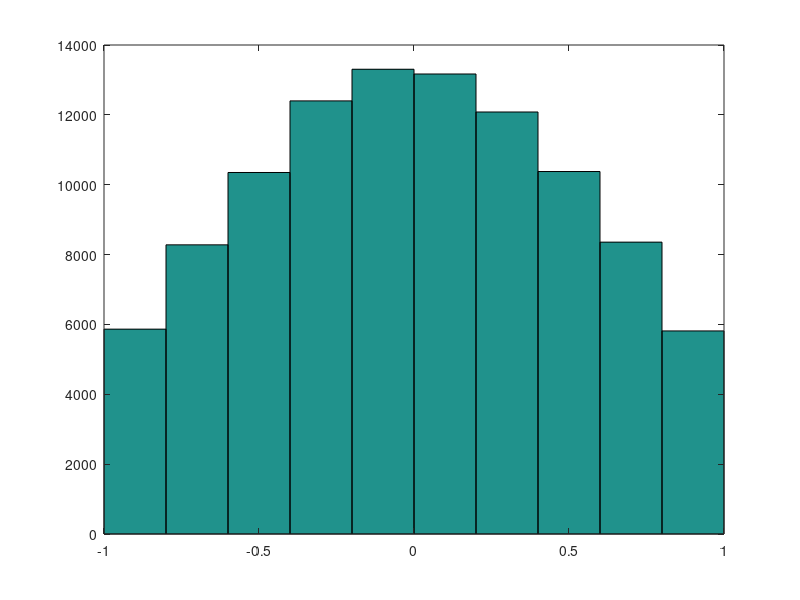
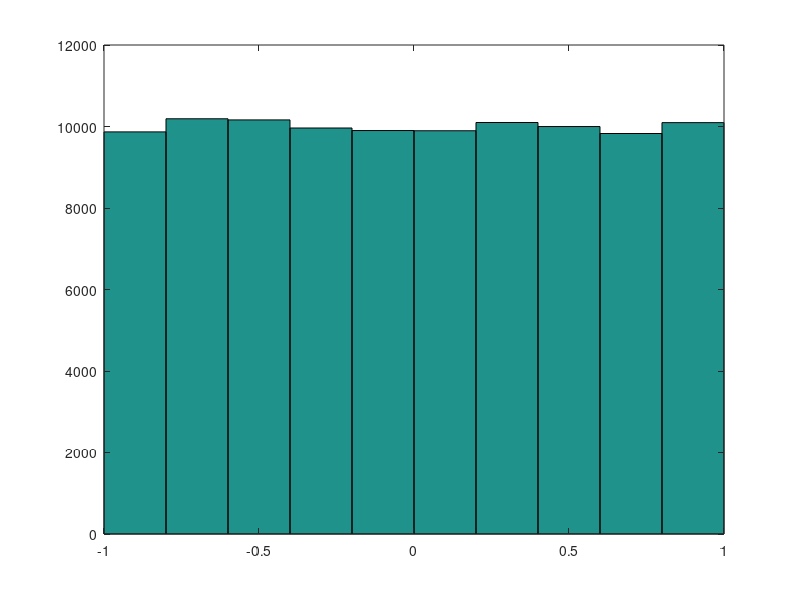

Write MATLAB code to recreate these figures, in order.
h=figure;
sort=load('normal.txt');
hist(sort);
hold on;
saveas(h,sprintf('normalhist.png'));
h=figure;
sort=load('uniform.txt');
hist(sort);
hold on;
saveas(h,sprintf('uniformhist.png'));

